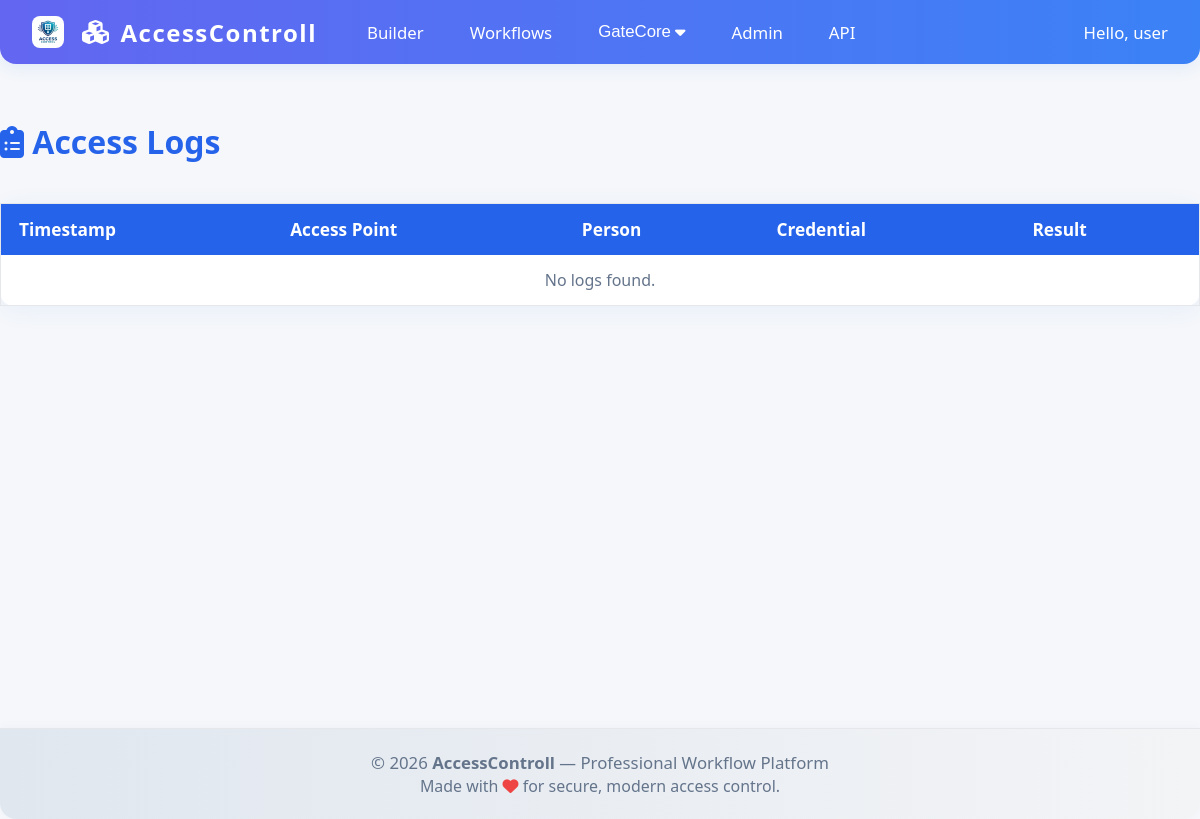
Page /builder/gatecore/access-logs/ (signed in) on the earlier database version.
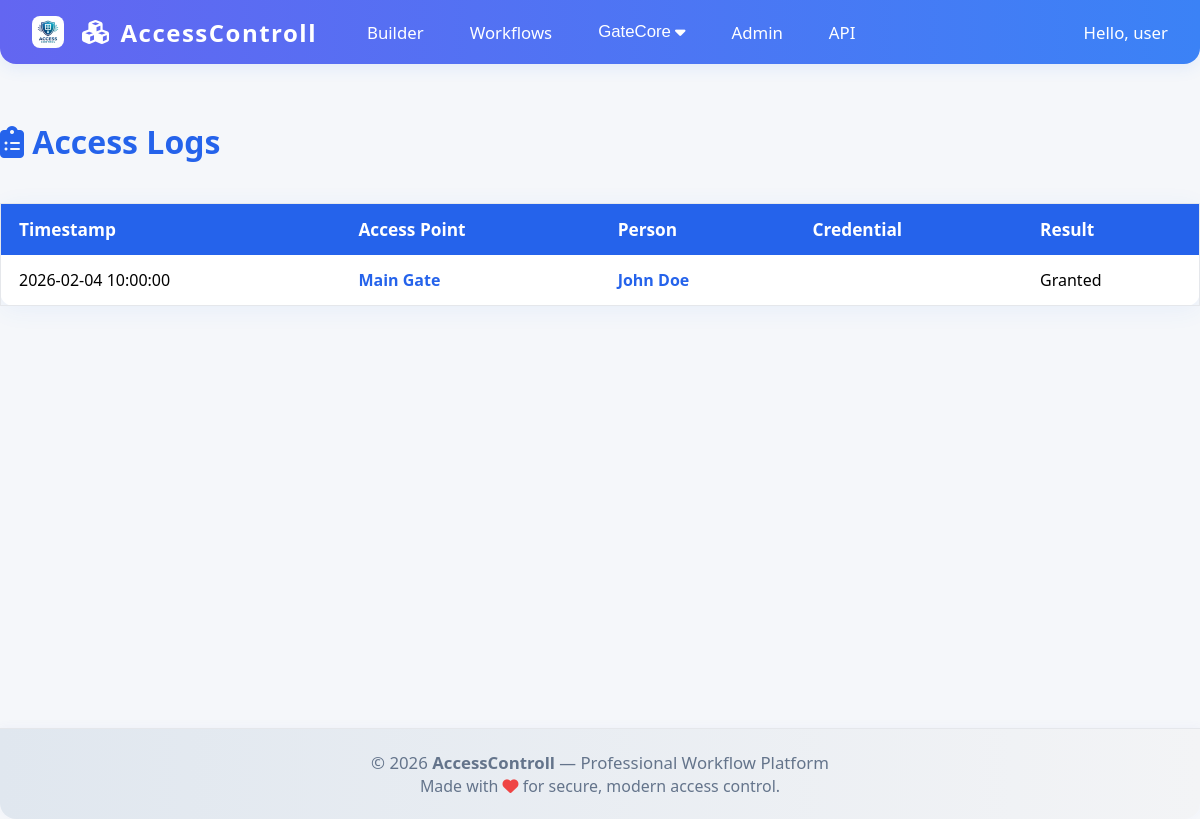
Same page on the later database version.
### GateCore/models/access.py (models this page shows, shortened)
class AccessLog(BaseModel):
    RESULT_CHOICES = [
        ("granted", "Granted"),
        ("denied", "Denied"),
        ("expired", "Expired"),
        ("invalid", "Invalid Credential"),
        ("scheduled", "Outside Schedule"),
        ("limit", "Daily Limit Exceeded"),
        ("blacklisted", "Blacklisted"),
        ("error", "System Error"),
    ]
    person = models.ForeignKey(
        "Person",
        on_delete=models.SET_NULL,
        null=True,
        blank=True,
        related_name="access_logs"
    )
    device = models.ForeignKey(
        AccessDevice,
        on_delete=models.SET_NULL,
        null=True,
        blank=True
    )
    access_point = models.ForeignKey(
        AccessPoint,
        on_delete=models.SET_NULL,
        null=True,
        blank=True
    )
    credential = models.ForeignKey(
        AccessCredential,
        on_delete=models.SET_NULL,
        null=True,
        blank=True
    )
    timestamp = models.DateTimeField(default=timezone.now)
    result = models.CharField(max_length=20, choices=RESULT_CHOICES)
    reason = models.CharField(max_length=100, blank=True)
    credential_value_used = models.CharField(max_length=255, blank=True)
    latitude = models.DecimalField(max_digits=9, decimal_places=6, null=True, blank=True)
    longitude = models.DecimalField(max_digits=9, decimal_places=6, null=True, blank=True)
    session_id = models.CharField(max_length=100, blank=True)
    request_data = models.JSONField(default=dict, blank=True)
    class Meta:
        ordering = ['-timestamp']
        indexes = [
            models.Index(fields=['timestamp']),
            models.Index(fields=['person', 'timestamp']),
            models.Index(fields=['result', 'timestamp']),
            models.Index(fields=['device', 'timestamp']),
        ]

class AccessPoint(BaseModel):
    POINT_TYPES = [
        ("gate", "Gate"),
        ("door", "Door"),
        ("lift", "Lift"),
        ("boom", "Boom Gate"),
        ("turnstile", "Turnstile"),
        ("parking", "Parking Gate"),
        ("elevator", "Elevator"),
    ]
    property = models.ForeignKey(
        "Property",
        on_delete=models.CASCADE,
        related_name="access_points"
    )
    unit = models.ForeignKey(
        "Unit",
        on_delete=models.SET_NULL,
        null=True,
        blank=True,
        related_name="access_points"
    )
    name = models.CharField(max_length=100)
    point_type = models.CharField(max_length=30, choices=POINT_TYPES)
    location_description = models.TextField(blank=True)
    location_coordinates = models.CharField(max_length=100, blank=True)
    requires_authorization = models.BooleanField(default=True)
    default_access = models.CharField(
        max_length=20,
        choices=[("granted", "Granted"), ("denied", "Denied")],
        default="denied"
    )
    is_operational = models.BooleanField(default=True)
    last_maintenance = models.DateField(null=True, blank=True)
    class Meta:
        ordering = ['property', 'name']
        indexes = [
            models.Index(fields=['property', 'point_type']),
            models.Index(fields=['is_operational', 'is_active']),
        ]

### GateCore/models/people.py (models this page shows, shortened)
class Person(BaseModel):
    PHONE_DEVICE_CHOICES = [
        ("android", "Android"),
        ("ios", "iOS"),
        ("feature", "Feature Phone"),
        ("other", "Other"),
    ]
    GENDER_CHOICES = [
        ("M", "Male"),
        ("F", "Female"),
        ("O", "Other"),
        ("U", "Prefer not to say"),
    ]
    first_name = models.CharField(max_length=100)
    last_name = models.CharField(max_length=100)
    middle_name = models.CharField(max_length=100, blank=True)
    id_number = models.CharField(max_length=50, blank=True, null=True, unique=True)
    phone = models.CharField(max_length=30, validators=[validate_phone_number])
    phone_device_type = models.CharField(max_length=20, choices=PHONE_DEVICE_CHOICES, blank=True)
    phone_otp = models.CharField(max_length=8, blank=True)
    phone_otp_created = models.DateTimeField(null=True, blank=True)
    facial_recognition_enabled = models.BooleanField(default=False)
    email = models.EmailField(blank=True, null=True, validators=[validate_email])
    gender = models.CharField(max_length=1, choices=GENDER_CHOICES, blank=True)
    date_of_birth = models.DateField(null=True, blank=True)
    emergency_contact_name = models.CharField(max_length=200, blank=True)
    emergency_contact_phone = models.CharField(max_length=30, blank=True)
    photo = models.ImageField(upload_to="people/", blank=True, null=True)
    notes = models.TextField(blank=True)
    tags = models.JSONField(default=list, blank=True)
    last_seen = models.DateTimeField(null=True, blank=True)
    class Meta:
        ordering = ['last_name', 'first_name']
        indexes = [
            models.Index(fields=['last_name', 'first_name']),
            models.Index(fields=['id_number']),
            models.Index(fields=['is_active', 'is_deleted']),
        ]
        verbose_name_plural = "People"
    @property
    def full_name(self):
        return f"{self.first_name} {self.last_name}"

### frontend/views.py (the view)
# urls.py: path('gatecore/access-logs/', views.gatecore_access_logs, name='gatecore_access_logs'),
@login_required
def gatecore_access_logs(request):
    logs = AccessLog.objects.select_related('access_point', 'person', 'credential').all().order_by('-timestamp')[:200]
    return render(request, "frontend/gatecore_access_logs.html", {"logs": logs})

### frontend/templates/frontend/gatecore_access_logs.html (shortened to what this page needs)
{% extends "frontend/base.html" %}
{% block content %}
<h2 style="margin-top:32px;margin-bottom:18px;font-size:2rem;font-weight:800;color:#2563eb;"><i class="fa-solid fa-clipboard-list"></i> Access Logs</h2>
<table class="gatecore-table">
    <thead>
        <tr>
            <th>Timestamp</th>
            <th>Access Point</th>
            <th>Person</th>
            <th>Credential</th>
            <th>Result</th>
        </tr>
    </thead>
    <tbody>
    {% for log in logs %}
        <tr>
            <td>{{ log.timestamp|date:"Y-m-d H:i:s" }}</td>
            <td><a href="/frontend/gatecore/access-points/{{ log.access_point.id }}/">{{ log.access_point.name }}</a></td>
            <td>{% if log.person %}<a href="/frontend/gatecore/people/{{ log.person.id }}/">{{ log.person.full_name }}</a>{% else %}-{% endif %}</td>
            <td>{% if log.credential %}<a href="/frontend/gatecore/access-credentials/{{ log.credential.id }}/">{{ log.credential.credential_code }}</a>{% else %}-{% endif %}</td>
            <td>{{ log.get_result_display }}</td>
        </tr>
    {% empty %}
        <tr><td colspan="5" style="text-align:center;color:#64748b;">No logs found.</td></tr>
    {% endfor %}
    </tbody>
</table>
{% endblock %}

Differences in the rows shown:
added AccessLog: timestamp "2026-02-04 10:00:00", access_point.name "Main Gate", person.full_name "John Doe", result "Granted"
Other differences:
text no longer shown: "No logs found."
